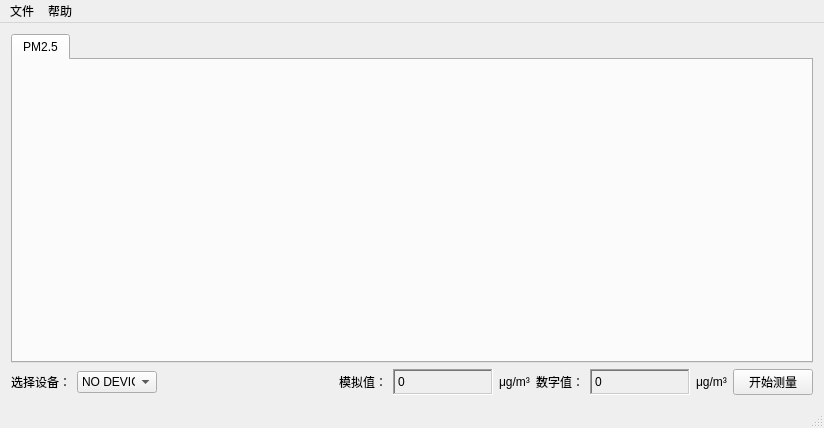
<?xml version="1.0" encoding="UTF-8"?>
<ui version="4.0">
 <class>MainWindow</class>
 <widget class="QMainWindow" name="MainWindow">
  <property name="geometry">
   <rect>
    <x>0</x>
    <y>0</y>
    <width>824</width>
    <height>428</height>
   </rect>
  </property>
  <property name="maximumSize">
   <size>
    <width>16777215</width>
    <height>428</height>
   </size>
  </property>
  <property name="windowTitle">
   <string>GP2Y1050AU0F</string>
  </property>
  <widget class="QWidget" name="centralWidget">
   <layout class="QGridLayout" name="gridLayout_7">
    <item row="1" column="0">
     <layout class="QHBoxLayout" name="horizontalLayout_9">
      <item>
       <layout class="QHBoxLayout" name="horizontalLayout">
        <item>
         <layout class="QHBoxLayout" name="horizontalLayout_17">
          <item>
           <widget class="QLabel" name="label">
            <property name="maximumSize">
             <size>
              <width>60</width>
              <height>16777215</height>
             </size>
            </property>
            <property name="text">
             <string>选择设备：</string>
            </property>
           </widget>
          </item>
          <item>
           <widget class="QComboBox" name="deviceComboBox">
            <property name="minimumSize">
             <size>
              <width>80</width>
              <height>0</height>
             </size>
            </property>
            <property name="maximumSize">
             <size>
              <width>80</width>
              <height>16777215</height>
             </size>
            </property>
            <item>
             <property name="text">
              <string>NO DEVICE</string>
             </property>
            </item>
           </widget>
          </item>
         </layout>
        </item>
        <item>
         <spacer name="horizontalSpacer">
          <property name="orientation">
           <enum>Qt::Horizontal</enum>
          </property>
          <property name="sizeHint" stdset="0">
           <size>
            <width>40</width>
            <height>20</height>
           </size>
          </property>
         </spacer>
        </item>
        <item>
         <layout class="QHBoxLayout" name="horizontalLayout_2">
          <item>
           <widget class="QLabel" name="label_3">
            <property name="text">
             <string>模拟值：</string>
            </property>
           </widget>
          </item>
          <item>
           <widget class="QLabel" name="PM25ADLabel">
            <property name="minimumSize">
             <size>
              <width>100</width>
              <height>20</height>
             </size>
            </property>
            <property name="frameShape">
             <enum>QFrame::WinPanel</enum>
            </property>
            <property name="frameShadow">
             <enum>QFrame::Sunken</enum>
            </property>
            <property name="text">
             <string>0</string>
            </property>
           </widget>
          </item>
          <item>
           <widget class="QLabel" name="label_2">
            <property name="maximumSize">
             <size>
              <width>50</width>
              <height>16777215</height>
             </size>
            </property>
            <property name="text">
             <string>μg/m³</string>
            </property>
           </widget>
          </item>
         </layout>
        </item>
        <item>
         <layout class="QHBoxLayout" name="horizontalLayout_3">
          <item>
           <widget class="QLabel" name="label_4">
            <property name="text">
             <string>数字值：</string>
            </property>
           </widget>
          </item>
          <item>
           <widget class="QLabel" name="PM25Label">
            <property name="minimumSize">
             <size>
              <width>100</width>
              <height>20</height>
             </size>
            </property>
            <property name="frameShape">
             <enum>QFrame::WinPanel</enum>
            </property>
            <property name="frameShadow">
             <enum>QFrame::Sunken</enum>
            </property>
            <property name="text">
             <string>0</string>
            </property>
           </widget>
          </item>
          <item>
           <widget class="QLabel" name="label_5">
            <property name="maximumSize">
             <size>
              <width>50</width>
              <height>16777215</height>
             </size>
            </property>
            <property name="text">
             <string>μg/m³</string>
            </property>
           </widget>
          </item>
         </layout>
        </item>
        <item>
         <widget class="QPushButton" name="startPushButton">
          <property name="text">
           <string>开始测量</string>
          </property>
         </widget>
        </item>
       </layout>
      </item>
     </layout>
    </item>
    <item row="0" column="0">
     <widget class="QTabWidget" name="tabWidget">
      <property name="currentIndex">
       <number>0</number>
      </property>
      <widget class="QWidget" name="tab">
       <attribute name="title">
        <string>PM2.5</string>
       </attribute>
       <layout class="QGridLayout" name="gridLayout_6">
        <item row="0" column="0">
         <layout class="QHBoxLayout" name="horizontalLayout_10">
          <item>
           <widget class="QwtPlot" name="qwtPlot">
            <property name="maximumSize">
             <size>
              <width>16777215</width>
              <height>298</height>
             </size>
            </property>
           </widget>
          </item>
         </layout>
        </item>
       </layout>
      </widget>
     </widget>
    </item>
   </layout>
  </widget>
  <widget class="QMenuBar" name="menuBar">
   <property name="geometry">
    <rect>
     <x>0</x>
     <y>0</y>
     <width>824</width>
     <height>23</height>
    </rect>
   </property>
   <widget class="QMenu" name="menu">
    <property name="title">
     <string>文件</string>
    </property>
    <addaction name="quitAction"/>
   </widget>
   <widget class="QMenu" name="menu_2">
    <property name="title">
     <string>帮助</string>
    </property>
    <addaction name="contactUsAction"/>
    <addaction name="aboutAction"/>
   </widget>
   <addaction name="menu"/>
   <addaction name="menu_2"/>
  </widget>
  <widget class="QStatusBar" name="statusBar"/>
  <action name="quitAction">
   <property name="text">
    <string>退出</string>
   </property>
  </action>
  <action name="contactUsAction">
   <property name="text">
    <string>联系我们</string>
   </property>
  </action>
  <action name="aboutAction">
   <property name="text">
    <string>关于</string>
   </property>
  </action>
 </widget>
 <layoutdefault spacing="6" margin="11"/>
 <customwidgets>
  <customwidget>
   <class>QwtPlot</class>
   <extends>QFrame</extends>
   <header>qwt_plot.h</header>
   <container>1</container>
  </customwidget>
 </customwidgets>
 <resources/>
 <connections/>
</ui>
